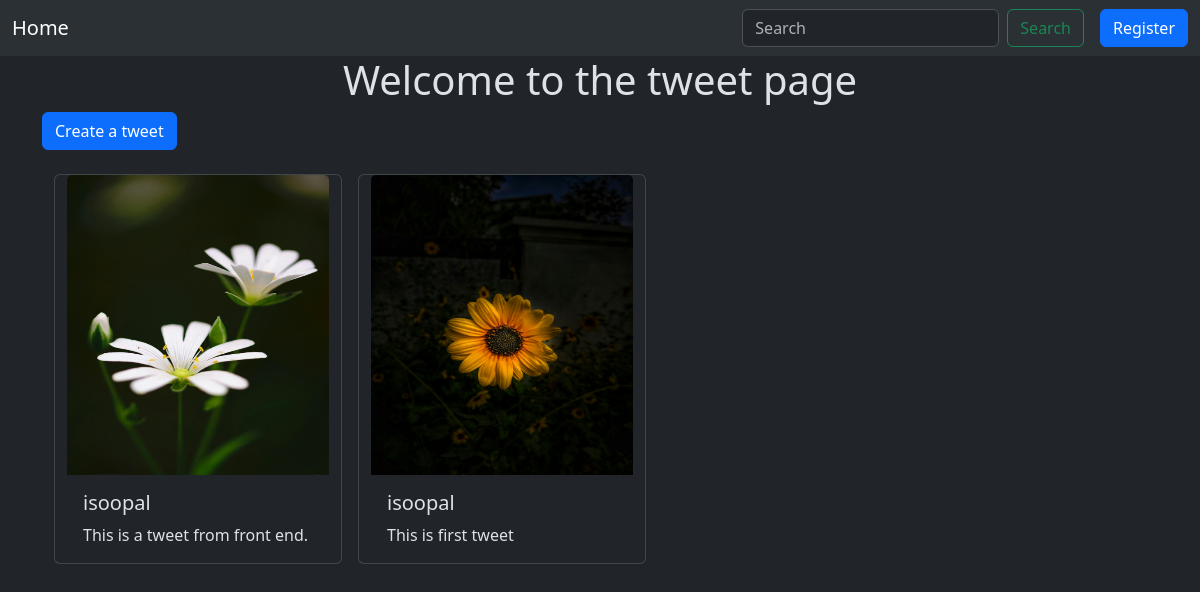
The app's page /, older data.
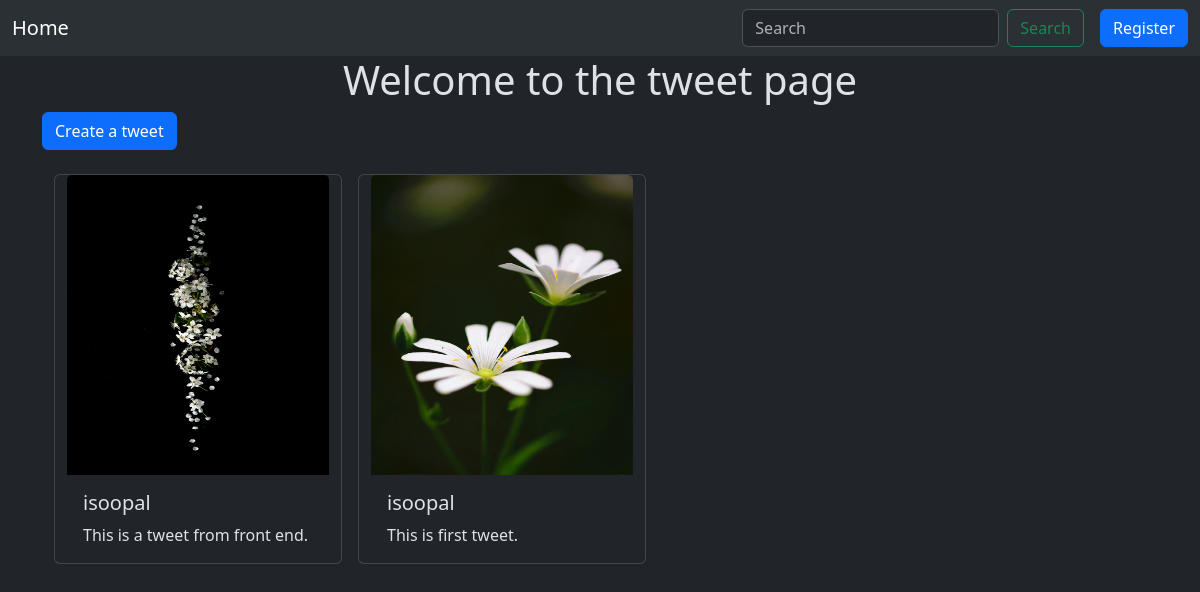
The same page, newer data.
### myapp/models.py (models this page shows)
class Tweet(models.Model):
    user = models.ForeignKey(User, on_delete=models.CASCADE)
    text = models.TextField(max_length=240)
    photo = models.ImageField(upload_to='photos/', blank=True, null=True)
    created_at = models.DateTimeField(auto_now_add=True)
    updated_at = models.DateTimeField(auto_now=True)

### myapp/views.py (the view)
# urls.py: path('', views.tweet_list, name = "tweet_list"),
def tweet_list(request):
    tweets = Tweet.objects.all().order_by('-created_at')
    return render(request, 'tweet_list.html', {'tweets':tweets})

### myapp/templates/tweet_list.html (shortened to what this page needs)
{% extends "layout.html" %}
{% block content %}
<h1 class="text-center">Welcome to the tweet page</h1>
<a class="btn btn-primary mb-4" href="{% url 'tweet_create' %}">Create a tweet</a>
<div class="container row gap-3 mx-auto">
    {% for tweet in tweets %}
        <div class="card" style="width: 18rem;">
        <img src="{{tweet.photo.url}}" class="card-img-top" alt="..." width="300" height="300">
        <div class="card-body">
            <h5 class="card-title">{{tweet.user.username}}</h5>
            <p class="card-text">{{tweet.text}}</p>
        </div>
        </div>
    {% endfor %}
</div>
{% endblock %}

### templates/layout.html (shortened to what this page needs)
{% load static %}
<!DOCTYPE html>
<html lang="en" data-bs-theme ="dark">
<head>
     <link href="https://cdn.jsdelivr.net/npm/bootstrap@5.3.6/dist/css/bootstrap.min.css" rel="stylesheet">
     <link rel="stylesheet" href="https://cdn.jsdelivr.net/npm/bootstrap-icons@1.13.1/font/bootstrap-icons.min.css">
</head>
<body>
    <nav class="navbar navbar-expand-lg bg-body-tertiary">
  <div class="container-fluid">
    <a class="navbar-brand" href="{% url 'tweet_list' %}">Home</a>
    <div class="collapse navbar-collapse" id="navbarSupportedContent">
      <form class="d-flex" role="search">
        <input class="form-control me-2" type="search" placeholder="Search" aria-label="Search"/>
        <button class="btn btn-outline-success" type="submit">Search</button>
      </form>
      {% if user.is_authenticated %}
      <p style = "font-size:20px" class="ps-3 pt-2"><i class="bi bi-person"></i>{{request.user}}</p>
      <form action="{% url 'logout' %}" method="post">
        {% csrf_token %}
        <button class="btn btn-danger ms-2" type="submit">
          Logout
        </button>
      </form>
      {% else %}
      <a href="{% url 'register' %}" class="btn btn-primary ms-3">Register</a>
      {% endif %}
    </div>
  </div>
</nav>
    <div class="container">
        {% block content %}
        {% endblock %}
    </div>
</body>
</html>

Row changes from the older to the newer data that the page shows:
removed Tweet: photo (picture), user.username "isoopal", text "This is a tweet from front end."
removed Tweet: photo (picture), user.username "isoopal", text "This is first tweet"
added Tweet: photo (picture), user.username "isoopal", text "This is a tweet from front end."
added Tweet: photo (picture), user.username "isoopal", text "This is first tweet."
